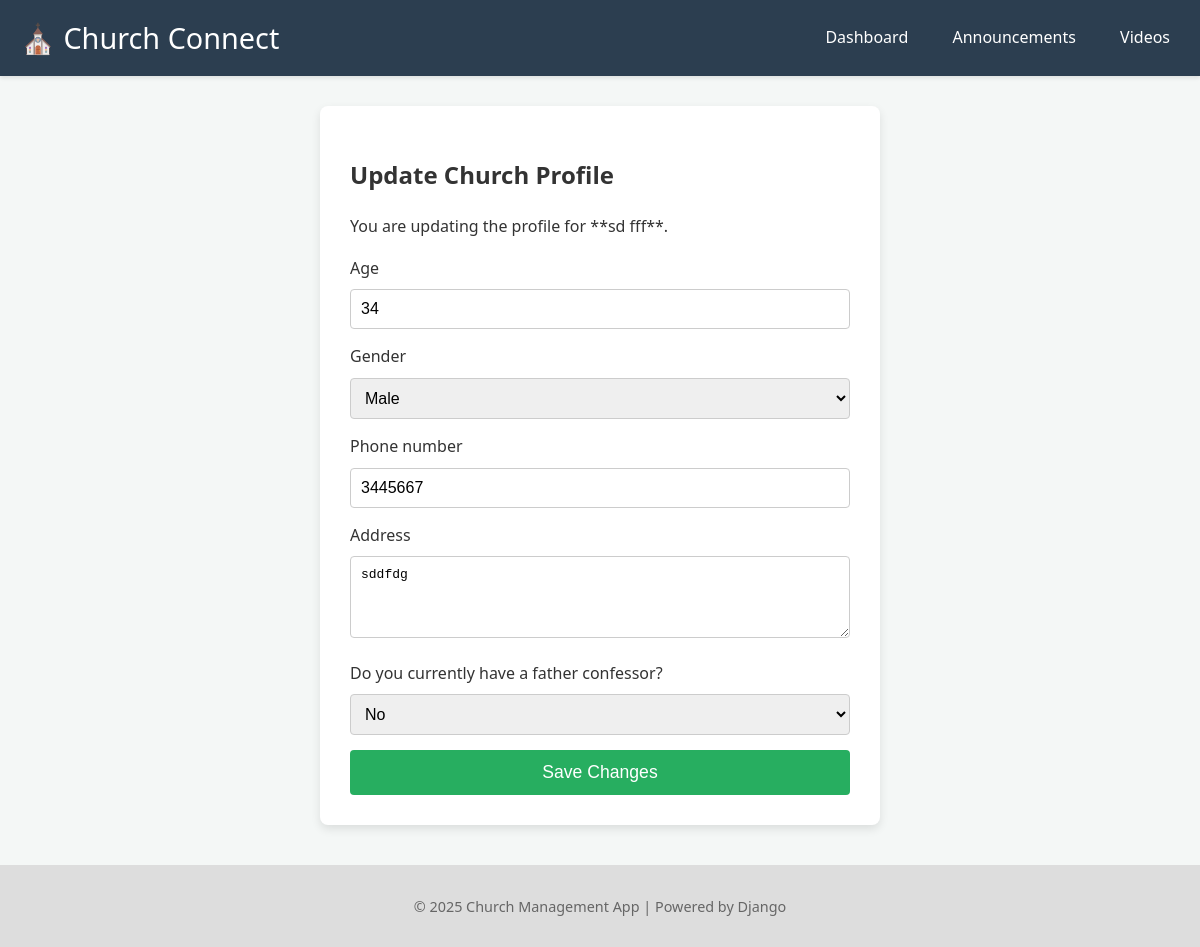
/members/profile/edit/ (signed in), run on the app's committed database.
### members/models.py (models this page shows, shortened)
class Member(models.Model):
    user = models.OneToOneField(User, on_delete=models.CASCADE)
    age = models.IntegerField()
    gender = models.CharField(
        max_length=1,
        choices=GENDER_CHOICES,
        default='M'
    )
    phone_number = models.CharField(max_length=15, blank=True, null=True)
    address = models.TextField(blank=True)
    has_father_confessor = models.BooleanField(
        choices=CONFESSOR_CHOICES,
        default=False,
        verbose_name="Has a Father Confessor?"
    )
    date_joined = models.DateTimeField(auto_now_add=True)
    last_modified = models.DateTimeField(auto_now=True)
    class Meta:
        pass

### members/views.py (the view)
# urls.py: path('profile/edit/', MemberProfileUpdateView.as_view(), name='member_profile_update'),
class MemberProfileUpdateView(LoginRequiredMixin, UserPassesTestMixin, UpdateView):
    model = Member
    form_class = MemberProfileForm # Reuse the form we defined for profile data
    template_name = 'members/member_profile_update.html'
    success_url = reverse_lazy('member_dashboard')
    def get_object(self, queryset=None):
        try:
            return Member.objects.get(user=self.request.user)
        except Member.DoesNotExist:
            raise Http404("No Member profile found for the logged-in user.")
    def test_func(self):
        return self.get_object().user == self.request.user

### members/forms.py
class MemberProfileForm(forms.ModelForm):
    class Meta:
        model = Member
        fields = ['age', 'gender', 'phone_number', 'address', 'has_father_confessor']
        labels = {
            'has_father_confessor': 'Do you currently have a father confessor?',
        }
        widgets = {
            'age': forms.NumberInput(attrs={'min': 1, 'max': 120}),
            'address': forms.Textarea(attrs={'rows': 4}),
        }

### members/templates/members/member_profile_update.html (shortened to what this page needs)
{% extends "base.html" %}
{% block content %}
    <div class="form-container">
        <h2>Update Church Profile</h2>
        <p>You are updating the profile for **{{ user.get_full_name|default:user.username }}**.</p>
        <form method="post">
            {% for field in form %}
                <div class="form-row">
                    <label for="{{ field.id_for_label }}">{{ field.label }}</label>
                    {{ field }}
                </div>
            {% endfor %}
            <button type="submit">Save Changes</button>
        </form>
    </div>
{% endblock content %}

### static/css/style.css (style rules this page uses)
body { font-family: 'Segoe UI', Tahoma, Geneva, Verdana, sans-serif; margin: 0; padding: 0; background-color: #f4f7f6; color: #333; line-height: 1.6; }
.form-container { max-width: 500px; margin: 0 auto; padding: 30px; background-color: white; border-radius: 8px; box-shadow: 0 4px 10px rgba(0, 0, 0, 0.1); }
.form-container input[type="text"], .form-container input[type="password"], .form-container input[type="email"], .form-container input[type="number"], .form-container select, .form-container textarea { width: 100%; padding: 10px; margin: 8px 0 15px 0; display: inline-block; border: 1px solid #ccc; border-radius: 4px; box-sizing: border-box; font-size: 1em; }
.form-container button[type="submit"] { background-color: #27ae60; color: white; padding: 12px 20px; border: none; border-radius: 4px; cursor: pointer; width: 100%; font-size: 1.1em; transition: background-color 0.3s; }

### data on the page
Member: form "34" "Male" "3445667" "sddfdg" "No"

### other printed values
{{ user.get_full_name|default:user.username }} "sd fff"
{{ field.label }} "Age" "Gender" "Phone number" "Address" "Do you currently have a father confessor?"
